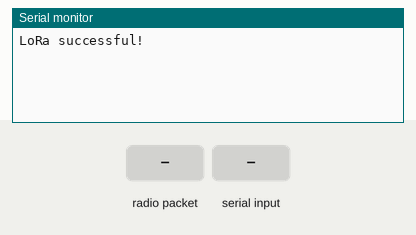
Simulated run of this sketch. Board: Arduino Uno, built with avr-gcc and run on an emulated ATmega328P. Parts: the last lines printed to the serial monitor. The inputs (shaded band) are chosen by the test bench. No radio packets arrive unless stated.

Above: at 1.7 s.
1.8 s: radio packet "1" arrives
At 6.1 s:
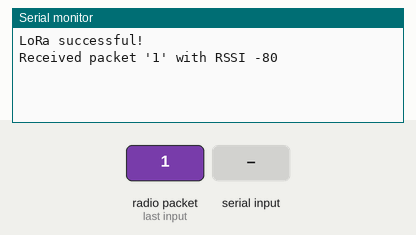
7.0 s: byte 116 (0x74) received over Serial
At 10.9 s:
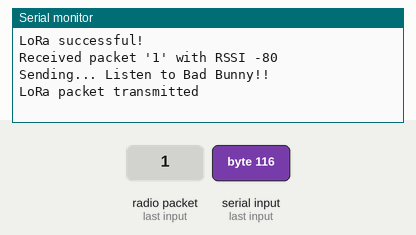

Measured:
- after the input at 1.8 s, the serial monitor: prints a new line after 3.7 s (image 1)
- after the input at 7.0 s, the serial monitor: prints a new line after 3.5 s (image 2)

The sketch:

gst.ino
```cpp
#include <SPI.h>
#include <LoRa.h>

uint8_t packet[16] = {0x00, 0x01, 0x02, 0x03, 0x04, 0x05, 0x06, 0x07, 0x08, 0x09, 0x10, 0x11, 0x12, 0x13, 0x14, 0xFF};
uint8_t i = 0;
bool send = false;
char val = {};
#define message "Listen to Bad Bunny!!"

void setup() {
  // serial configuration
  Serial.begin(9600);
  //while(!Serial);  //not needed in real GST

  // LoRa configuration
  if (LoRa.begin(434.25E6)) {
    Serial.println("LoRa successful!");
  }else {
    Serial.println("LoRa not successful!");
  }

  LoRa.setSpreadingFactor(8);       // from 6 to 12
  LoRa.setCodingRate4(4);           // from 4 to 8
  LoRa.setSignalBandwidth(41.7E3);  // values: 7.8E3, 10.4E3, 15.6E3, 20.8E3, 31.25E3, 41.7E3, 62.5E3, 125E3, 250E3, and 500E3

  LoRa.setTxPower(18,PA_OUTPUT_PA_BOOST_PIN); //18dbm, 63mW

  delay(500);
}

void loop() {
  // 16 byte
  i++;
  val = Serial.read();
  switch (val){
    case 0x74: // t (transmit)
      send = true;
      break;
    case 0x72: // r (receive)
      send = false;
      break;
  }

  if (send){
    Serial.print("Sending... ");
    Serial.println(message);
    LoRa.beginPacket();
    //LoRa.write(packet,16);
    LoRa.print(message);
    LoRa.endPacket();
    Serial.println("LoRa packet transmitted");
  } else{
    int packetSize = LoRa.parsePacket();
    if (packetSize) {
    // received a packet
    Serial.print("Received packet '");

    // read packet
    while (LoRa.available()) {
      Serial.print((char)LoRa.read());
    }

    // print RSSI of packet
    Serial.print("' with RSSI ");
    Serial.println(LoRa.packetRssi());
  }
  }

  delay(5000);


}
```
